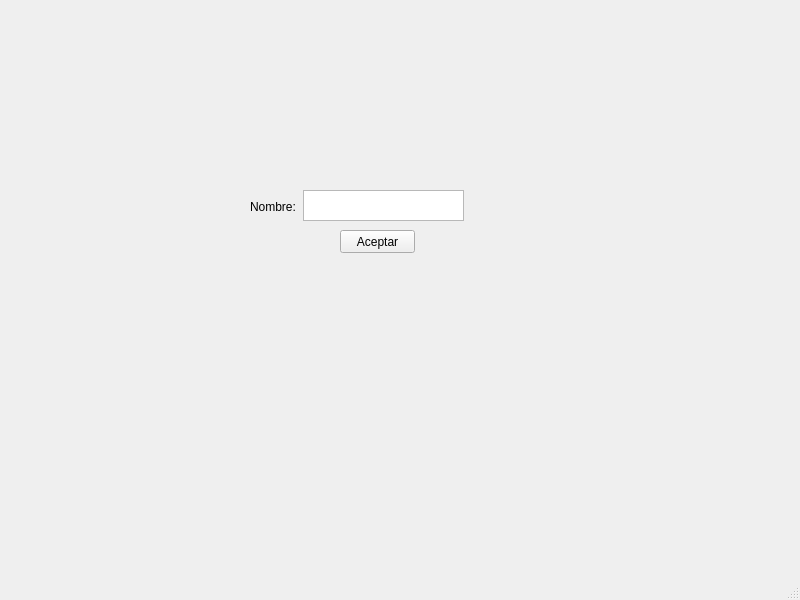
<?xml version="1.0" encoding="UTF-8"?>
<ui version="4.0">
 <class>MainWindow</class>
 <widget class="QMainWindow" name="MainWindow">
  <property name="geometry">
   <rect>
    <x>0</x>
    <y>0</y>
    <width>800</width>
    <height>600</height>
   </rect>
  </property>
  <property name="windowTitle">
   <string>MainWindow</string>
  </property>
  <widget class="QWidget" name="centralwidget">
   <widget class="QPushButton" name="btn_submit">
    <property name="geometry">
     <rect>
      <x>340</x>
      <y>230</y>
      <width>75</width>
      <height>23</height>
     </rect>
    </property>
    <property name="text">
     <string>Aceptar</string>
    </property>
   </widget>
   <widget class="QLabel" name="lbl_name">
    <property name="geometry">
     <rect>
      <x>250</x>
      <y>200</y>
      <width>47</width>
      <height>13</height>
     </rect>
    </property>
    <property name="text">
     <string>Nombre:</string>
    </property>
   </widget>
   <widget class="QPlainTextEdit" name="txt_name">
    <property name="geometry">
     <rect>
      <x>303</x>
      <y>190</y>
      <width>161</width>
      <height>31</height>
     </rect>
    </property>
   </widget>
  </widget>
  <widget class="QMenuBar" name="menubar">
   <property name="geometry">
    <rect>
     <x>0</x>
     <y>0</y>
     <width>800</width>
     <height>21</height>
    </rect>
   </property>
  </widget>
  <widget class="QStatusBar" name="statusbar"/>
 </widget>
 <resources/>
 <connections/>
</ui>
